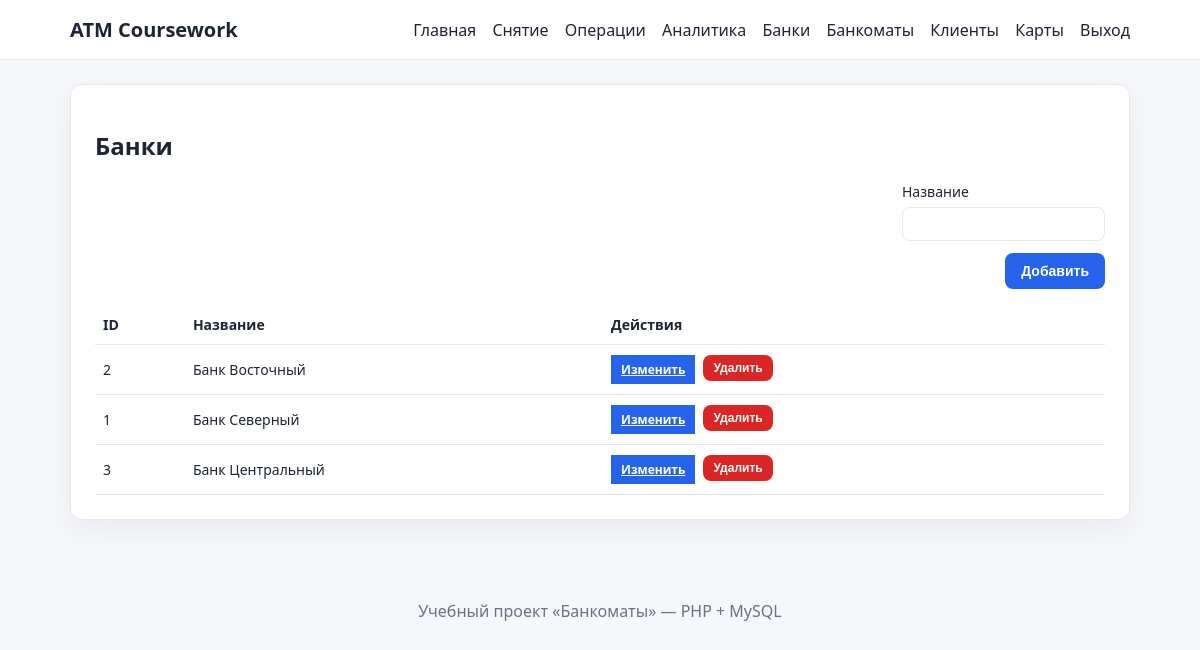
The page /banks.php (signed in) on the database its author committed.
### tables this page shows
CREATE TABLE banks (
  bank_id INT AUTO_INCREMENT PRIMARY KEY,
  name VARCHAR(120) NOT NULL UNIQUE
);

### includes/auth.php (called while the page is built, shortened)
<?php
function is_logged_in(): bool
{
    return isset($_SESSION['user']);
}
function is_admin(): bool
{
    return is_logged_in() && ($_SESSION['user']['role'] ?? '') === 'admin';
}

### includes/functions.php (called while the page is built, shortened)
<?php
function h(string $value): string
{
    return htmlspecialchars($value, ENT_QUOTES, 'UTF-8');
}

### banks.php (the view, shortened to what this page needs)
<?php
require_once __DIR__ . '/includes/init.php';
$isAdmin = is_admin();
$editBank = null;
$banks = $pdo->query('SELECT * FROM banks ORDER BY name')->fetchAll();
require_once __DIR__ . '/includes/header.php';
?>
<section class="card">
    <h1>Банки</h1>
    <?php if ($isAdmin): ?>
        <form method="post" class="form inline" novalidate>
            <label>
                Название
                <input type="text" name="name" required value="<?= h($editBank['name'] ?? '') ?>">
            </label>
            <button class="button" type="submit"><?= $editBank ? 'Сохранить' : 'Добавить' ?></button>
        </form>
    <?php else: ?>
        <p class="muted">Справочник доступен только для просмотра.</p>
    <?php endif; ?>
    <table class="table">
        <thead>
            <tr>
                <th>ID</th>
                <th>Название</th>
                <?php if ($isAdmin): ?><th>Действия</th><?php endif; ?>
            </tr>
        </thead>
        <tbody>
        <?php foreach ($banks as $bank): ?>
            <tr>
                <td><?= h($bank['bank_id']) ?></td>
                <td><?= h($bank['name']) ?></td>
                <?php if ($isAdmin): ?>
                    <td class="actions">
                        <a class="button small" href="banks.php?edit=<?= h($bank['bank_id']) ?>">Изменить</a>
                        <form method="post" onsubmit="return confirm('Удалить банк?');">
                            <button class="button danger small" type="submit">Удалить</button>
                        </form>
                    </td>
                <?php endif; ?>
            </tr>
        <?php endforeach; ?>
        </tbody>
    </table>
</section>
<?php
require_once __DIR__ . '/includes/footer.php';
?>

### assets/style.css (style rules this page uses)
:root { color-scheme: light; --bg: #f5f7fb; --card: #ffffff; --text: #1d2433; --muted: #6b7280; --accent: #2563eb; --danger: #dc2626; --success: #16a34a; --warning: #f59e0b; --border: #e5e7eb; }
* { box-sizing: border-box; }
body { margin: 0; font-family: "Segoe UI", sans-serif; background: var(--bg); color: var(--text); }
.card { background: var(--card); border: 1px solid var(--border); border-radius: 12px; padding: 24px; margin-bottom: 24px; box-shadow: 0 10px 30px rgba(15, 23, 42, 0.05); }
.form { display: flex; flex-direction: column; gap: 12px; margin-bottom: 16px; }
.form.inline { display: flex; flex-wrap: wrap; gap: 12px; align-items: end; }
label { display: flex; flex-direction: column; font-size: 14px; gap: 6px; }
input, select, button { padding: 8px 10px; border-radius: 8px; border: 1px solid var(--border); font-size: 14px; }
.button { background: var(--accent); color: #fff; border: none; cursor: pointer; padding: 10px 16px; font-weight: 600; }
.button.danger { background: var(--danger); }
.button.small { padding: 6px 10px; font-size: 12px; }
.table { width: 100%; border-collapse: collapse; font-size: 14px; }
.table th, .table td { border-bottom: 1px solid var(--border); padding: 10px 8px; text-align: left; }
.actions { display: flex; gap: 8px; flex-wrap: wrap; }

### rows shown on the page
banks: bank_id "2", name "Банк Восточный"
banks: bank_id "1", name "Банк Северный"
banks: bank_id "3", name "Банк Центральный"
